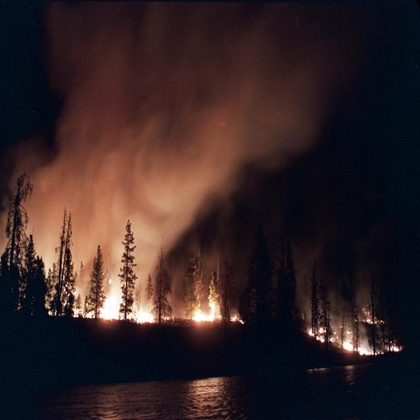
%> input picture Imagen_5.jpg, 420 x 420 px, shrunk from 640 x 640 before the run
$ octave Flipping_Vertical.m   (GNU Octave 9; MATLAB toolbox functions it lacks are replaced by stand-ins)
%> lines starting %> are read from the running program, lines starting %| are printed output that depends on the picture
% Volteado (flipping vertical)

clear; clc;
I = imread('.\Imagen_5.jpg');
%> I is the input picture: size 420x420x3 uint8; mean R, G, B 52.8, 36.4, 37.7
figure; imshow(I);

% Conversión manual a escala de grises
I = double(I);
%> I: size 420x420x3 double
I = 0.2989*I(:,:,1) + 0.5870*I(:,:,2) + 0.1140*I(:,:,3);
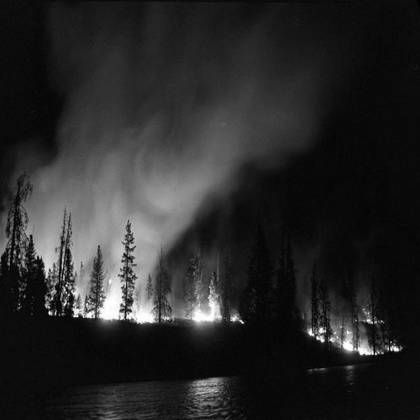
%> I: size 420x420 double; min 0.299, max 255, mean 41.5
I = uint8(I);
%> I: size 420x420 uint8
figure; imshow(I);

I = double(I);
%> I: size 420x420 double
[m, n] = size(I);
%> m = 420; n = 420

I_flip_v = zeros(m,n);

for y = 1:m
    for x = 1:n
        I_flip_v(y,x) = I(m-y+1,x);
    end
end
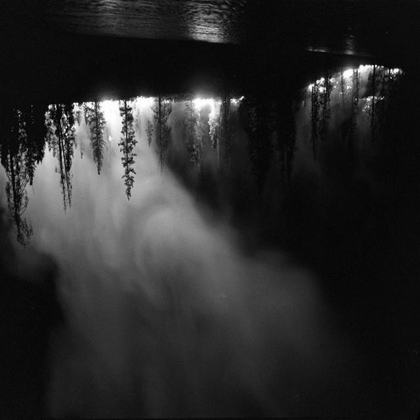
%> I_flip_v: size 420x420 double; min 0, max 255, mean 41.5; mean of the top-left, top-right, bottom-left and bottom-right quarters 66, 22.4, 51.6, 25.9

I_flip_v = uint8(I_flip_v);
figure; imshow(I_flip_v);

$ run again, with Imagen_1.jpg copied over Imagen_5.jpg
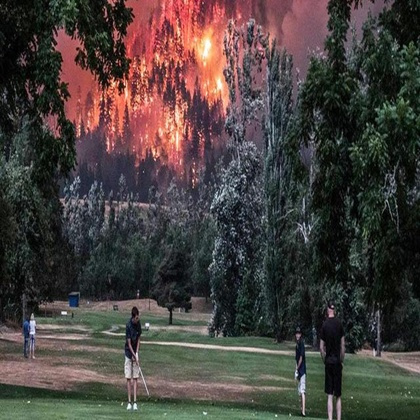
%> input picture Imagen_1.jpg, 420 x 420 px, shrunk from 640 x 640 before the run
%> I is the input picture: size 420x420x3 uint8; mean R, G, B 72.4, 64.7, 61.7
%> `I = 0.2989*I(:,:,1) + 0.5870*I(:,:,2) + 0.1140*I(:,:,3);`:
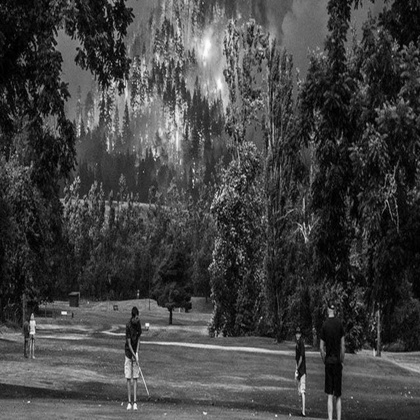
%> I: size 420x420 double; min 0, max 254.2, mean 66.6
%> after the loop `for y = 1:m`:
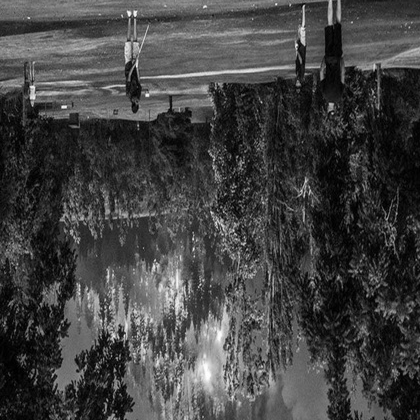
%> I_flip_v: size 420x420 double; min 0, max 254, mean 66.6; mean of the top-left, top-right, bottom-left and bottom-right quarters 73.2, 53.9, 75.1, 64.3

$ run again, with Imagen_2.jpg copied over Imagen_5.jpg
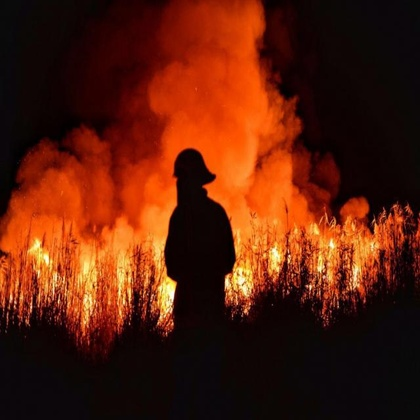
%> input picture Imagen_2.jpg, 420 x 420 px, shrunk from 640 x 640 before the run
%> I is the input picture: size 420x420x3 uint8; mean R, G, B 89.6, 31.2, 10.5
%> `I = 0.2989*I(:,:,1) + 0.5870*I(:,:,2) + 0.1140*I(:,:,3);`:
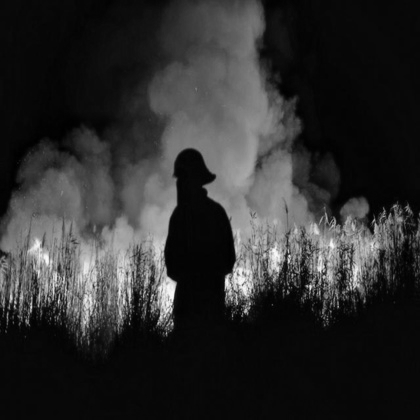
%> I: size 420x420 double; min 0, max 252, mean 46.3
%> after the loop `for y = 1:m`:
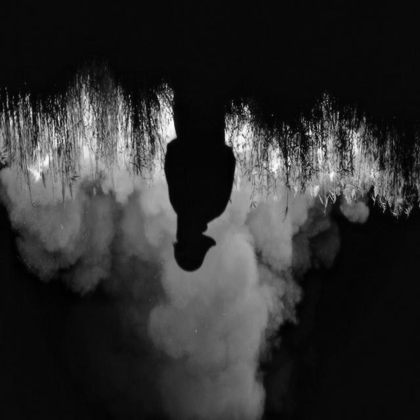
%> I_flip_v: size 420x420 double; min 0, max 252, mean 46.3; mean of the top-left, top-right, bottom-left and bottom-right quarters 56.7, 43.9, 39.6, 44.9

$ run again, with Imagen_3.jpg copied over Imagen_5.jpg
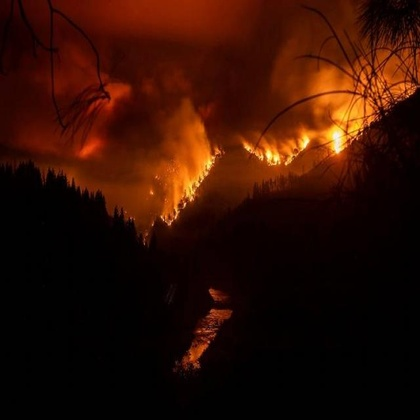
%> input picture Imagen_3.jpg, 420 x 420 px, shrunk from 640 x 640 before the run
%> I is the input picture: size 420x420x3 uint8; mean R, G, B 48.5, 14.6, 3.1
%> `I = 0.2989*I(:,:,1) + 0.5870*I(:,:,2) + 0.1140*I(:,:,3);`:
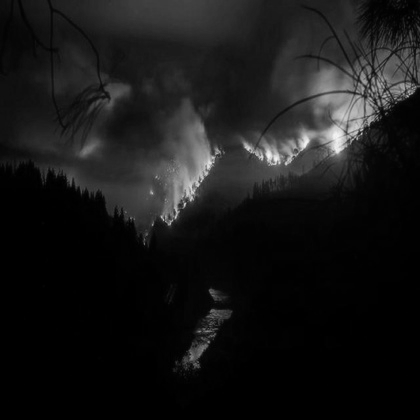
%> I: size 420x420 double; min 0, max 245.9, mean 23.4
%> after the loop `for y = 1:m`:
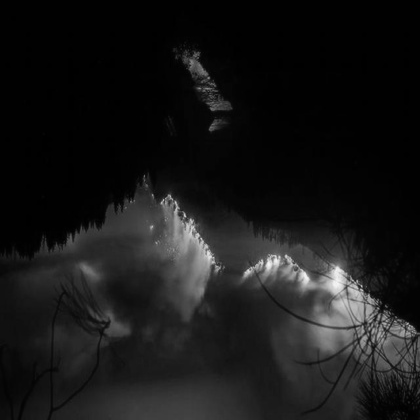
%> I_flip_v: size 420x420 double; min 0, max 246, mean 23.4; mean of the top-left, top-right, bottom-left and bottom-right quarters 4.6, 2.8, 38.5, 47.8
